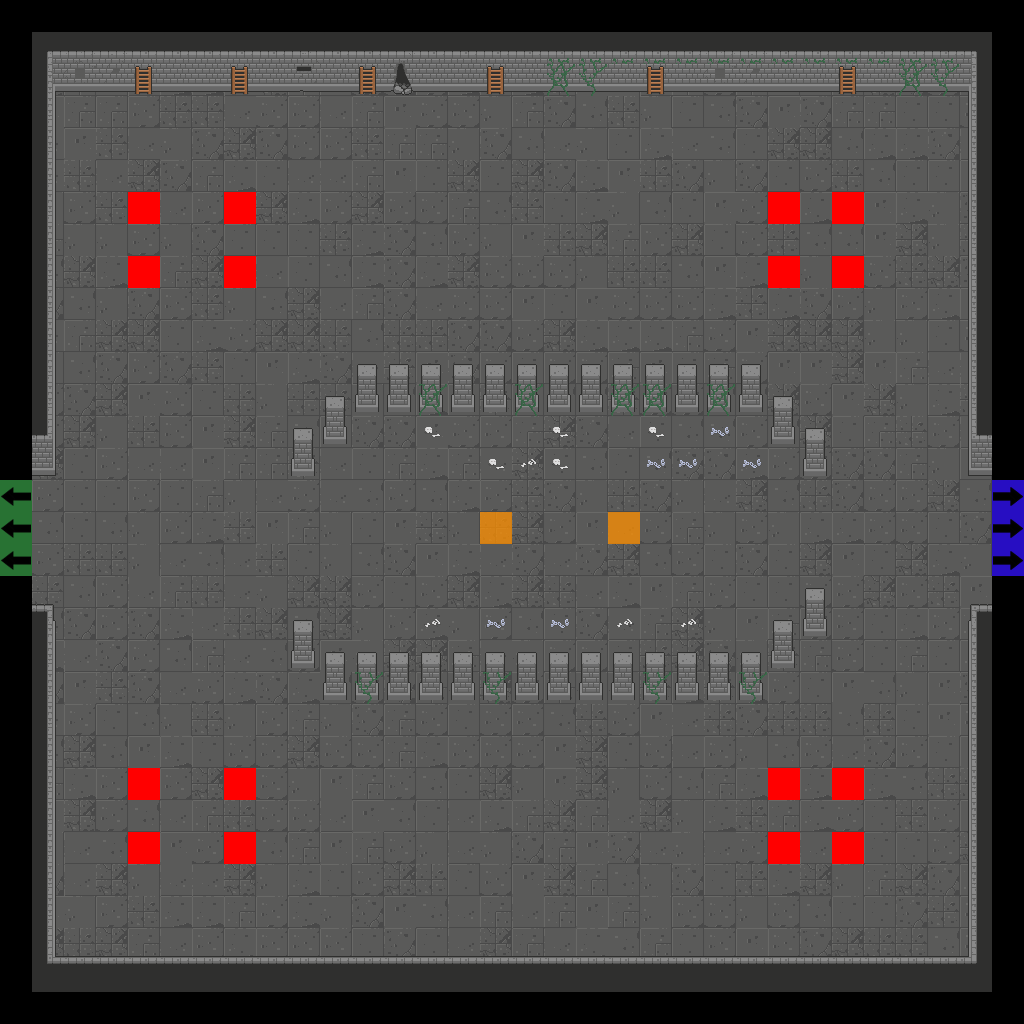

Below is a game level as drawn by its tile map, then a one-line description and the .tmx that defines it (tile-layer data replaced by summaries):
An orthogonal 32x32 tile map with 32x32 px tiles, 7 tile layers (Floor, Walls, Doors, Pillars, ...), 2 tilesets.

<map version="1.2" tiledversion="2019.04.18" orientation="orthogonal" renderorder="right-down" width="32" height="32" tilewidth="32" tileheight="32" infinite="0" nextlayerid="22" nextobjectid="1">
 <tileset firstgid="1" source="Dungeon_Tileset_2.tsx" />
 <tileset firstgid="321" source="flags.tsx" />
 <layer id="15" name="Floor" width="32" height="32">
  <data>[1024 cells, 900 non-empty, 12 distinct tile ids]</data>
 </layer>
 <layer id="16" name="Walls" width="32" height="32">
  <data>[1024 cells, 170 non-empty, 31 distinct tile ids]</data>
 </layer>
 <layer id="17" name="Doors" width="32" height="32">
  <data>[1024 cells, 0 non-empty, 0 distinct tile ids]</data>
 </layer>
 <layer id="18" name="Pillars" width="32" height="32">
  <data>[1024 cells, 68 non-empty, 2 distinct tile ids]</data>
 </layer>
 <layer id="19" name="Candles" width="32" height="32">
  <data>[1024 cells, 0 non-empty, 0 distinct tile ids]</data>
 </layer>
 <layer id="20" name="Debris" width="32" height="32">
  <data>[1024 cells, 47 non-empty, 8 distinct tile ids]</data>
 </layer>
 <layer id="21" name="Flags" width="32" height="32">
  <data>[1024 cells, 24 non-empty, 4 distinct tile ids]</data>
 </layer>
</map>
